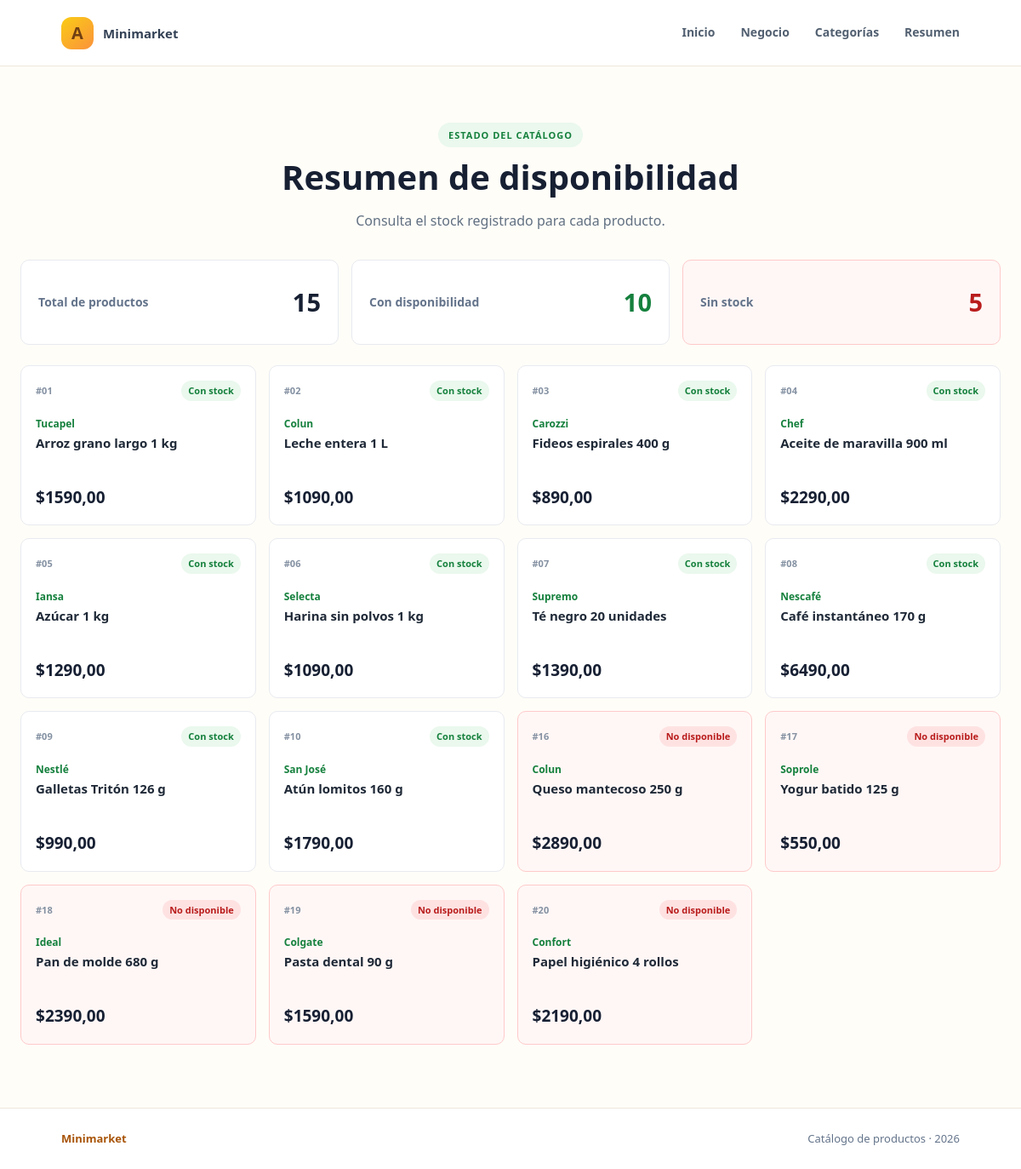
Before: /categorias/resumen/ with the older database file.
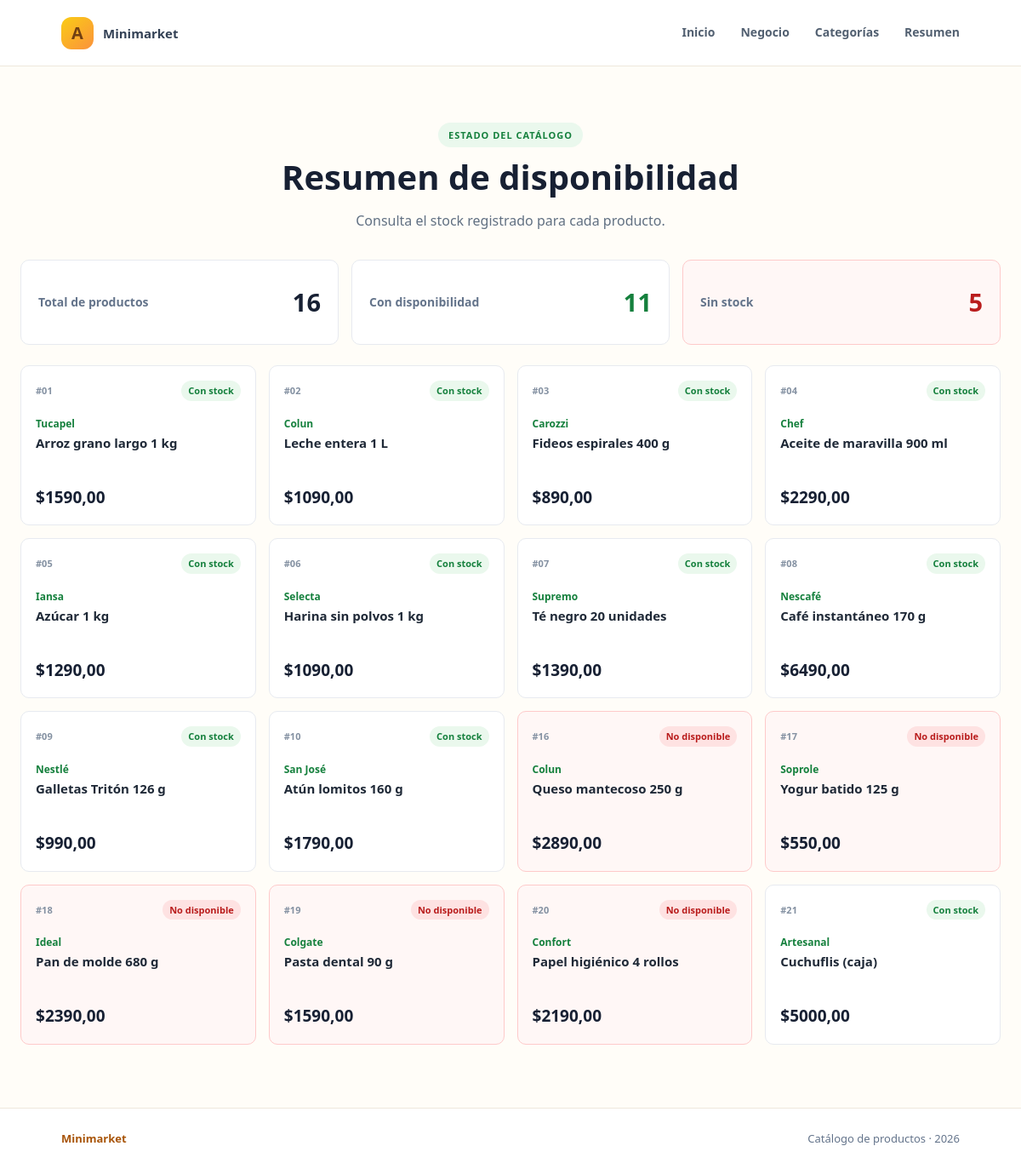
After: the same page with the newer database file.
### CategoriasApp/models.py (models this page shows, shortened)
class Producto(models.Model):
    nombre = models.CharField(max_length=120)
    marca = models.CharField(max_length=80)
    precio = models.DecimalField(max_digits=10, decimal_places=2)
    disponible = models.BooleanField(default=True)
    class Meta:
        ordering = ['id']
        verbose_name = 'producto'
        verbose_name_plural = 'productos'

### CategoriasApp/views.py (the view)
# urls.py: path('resumen/', views.resumen, name='resumen'),
def resumen(request):
    productos = list(Producto.objects.all())
    disponibles = sum(producto.disponible for producto in productos)
    return render(request, 'CategoriasApp/resumen.html', {
        'productos': productos,
        'total_productos': len(productos),
        'total_disponibles': disponibles,
        'total_agotados': len(productos) - disponibles,
    })

### templates/CategoriasApp/resumen.html (shortened to what this page needs)
{% extends "base_catalogo.html" %}
{% block body_class %}pagina-resumen{% endblock %}
{% block content %}
<section class="encabezado-pagina">
    <span class="etiqueta">ESTADO DEL CATÁLOGO</span>
    <h1>Resumen de disponibilidad</h1>
    <p>Consulta el stock registrado para cada producto.</p>
</section>
<section class="resumen-metricas" aria-label="Resumen de inventario">
    <article class="metrica"><span>Total de productos</span><strong>{{ total_productos }}</strong></article>
    <article class="metrica metrica-stock"><span>Con disponibilidad</span><strong>{{ total_disponibles }}</strong></article>
    <article class="metrica metrica-agotado"><span>Sin stock</span><strong>{{ total_agotados }}</strong></article>
</section>
<section class="productos-grid resumen-grid" aria-label="Disponibilidad por producto">
    {% for producto in productos %}
    <article class="producto-card{% if not producto.disponible %} sin-stock{% endif %}">
        <div class="producto-cabecera">
            <span class="producto-id">#{{ producto.id|stringformat:"02d" }}</span>
            {% if producto.disponible %}
            <span class="estado estado-disponible">Con stock</span>
            {% else %}
            <span class="estado estado-agotado">No disponible</span>
            {% endif %}
        </div>
        <p class="producto-marca">{{ producto.marca }}</p>
        <h2>{{ producto.nombre }}</h2>
        <p class="producto-precio">${{ producto.precio }}</p>
    </article>
    {% endfor %}
</section>
{% endblock %}

Changed rows visible on the page:
added Producto: id "21", disponible "Con stock", marca "Artesanal", nombre "Cuchuflis (caja)", precio "5000,00"
Other visible differences:
{{ total_productos }}: "15" → "16"
{{ total_disponibles }}: "10" → "11"
